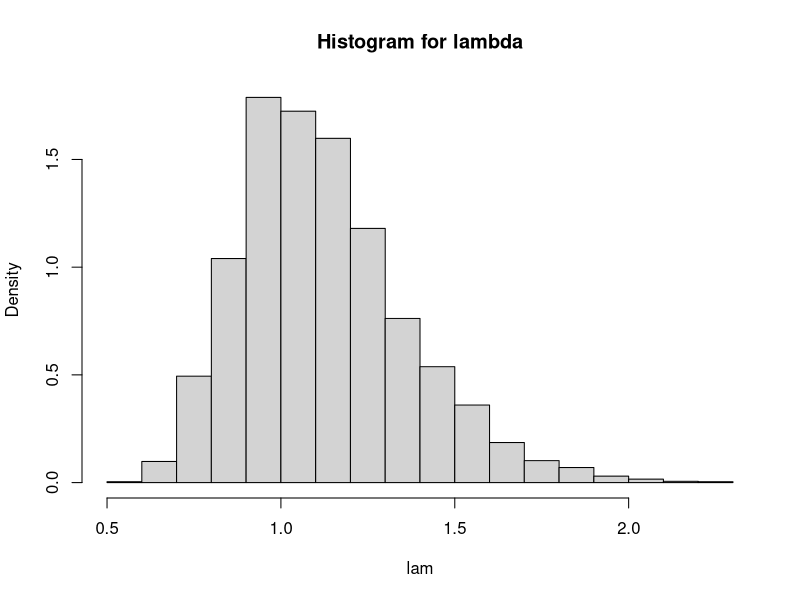

Here is the R script that generated this plot: (Note: this script raises an error after producing the figure.)
#Samantha Maillie 243 Homework 6 Problem 4e

#BCa 
library(boot)
B <- 5000
n <- 50
lam <- numeric(B)
lambda = 1
x = rexp(n, lambda)
lambda = 1/mean(x)


for(b in 1:B){
  i <-sample(1:n, size = n, replace = TRUE)
  lam[b] <- 1/mean(x[i])
}

print(mean(lam))
hist(lam, prob = TRUE, main = 'Histogram for lambda')


boot.bca<- function( x, th0, th, stat, conf = .95 ){
  x <- as.matrix(x)
  n <- nrow(x)
  N <- 1:n
  alpha <- (1 + c(-conf, conf))/2
  zalpha <- qnorm(alpha)
  
  z0 <- qnorm(sum(th<th0)/length(th))
  
  th.jack<-numeric(n)
  for (i in 1:n){
    #J <-N[1:(n-1)]
    #th.jack[i]<-stat(x[-i,], J)
    th.jack[i]<-stat(x[-i,])
  }
  L <- mean(th.jack) - th.jack
  a <- sum(L^3)/(6*sum(L^2)^1.5)
  
  adj.alpha <- pnorm(z0 + (z0+zalpha)/(1-a*(z0 + zalpha)))
  limits <- quantile(th, adj.alpha, type =6)
  return (list("est = th0", "BCa"=limits))
  }


theta.b <- numeric(B)
theta.hat <- mean(lam)

boot.bca(x, th0 = theta.hat, th = theta.b, stat = stat)